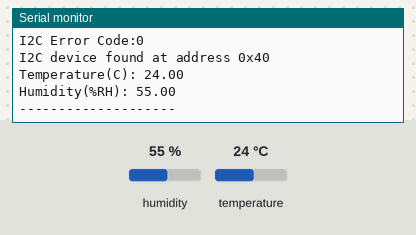
Bench run of a sketch on a simulated ESP32. On the bench: the last lines printed to the serial monitor. The inputs (shaded band) are chosen by the test bench; at power-on: humidity 55 %, temperature 24 °C. Random numbers use the default seed unless the sketch sets one.

Above: at 5.8 s.
5.9 s: humidity set to 22 %
At 11.1 s:
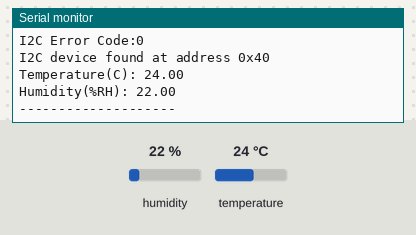
11.9 s: temperature set to 12 °C
At 16.4 s:
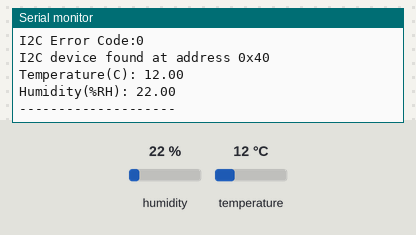
17.9 s: humidity set to 40 %
At 21.7 s:
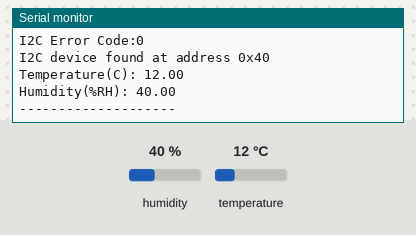
Timing chart, 0 to 23.2 s (numbered marks = the images above; inputs shaded):
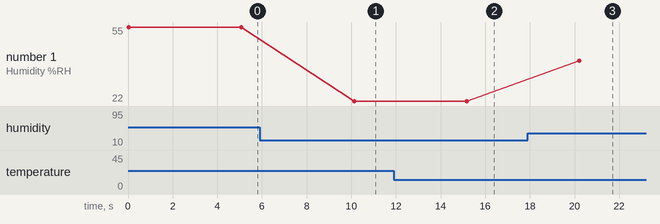

Measured:
- after the input at 5.9 s, the serial monitor: prints a new line after 4.2 s (image 1)
- after the input at 11.9 s, the serial monitor: prints a new line after 3.3 s (image 2)
- after the input at 17.9 s, the serial monitor: prints a new line after 2.3 s (image 3)
- plotted number 1: 55 → 22 after the input at 5.9 s

The sketch:

ESP32_Check_I2C.ino
```cpp
#include <Wire.h>
#include <SHT21.h>
SHT21 sht;

float t;
float h;
float p;

byte error;
byte address = 64; // SHT21 0x40

void setup() {
  Wire.begin(18,19);
  Serial.begin(115200);
  Serial.println("\nI2C Scanner");
}

void loop() {

  // Temp (SHT21)
  Wire.beginTransmission(address);
  error = Wire.endTransmission();
  Serial.print("I2C Error Code:");
  Serial.println(error);

      // Check Error Code
      if (error == 0) {
        Serial.print("I2C device found at address 0x");
        if (address<16) {
          Serial.print("0");
        }
        Serial.println(address,HEX);

        t = sht.getTemperature();
        h = sht.getHumidity();

        Serial.print("Temperature(C): ");
        Serial.println(t);
        Serial.print("Humidity(%RH): ");
        Serial.println(h);
        Serial.println("--------------------");
      }
      else if (error==1) {
        Serial.println("Please check I2C cable");
        // Random SHT21 Sensor Value for Testing
        t = random(20, 30);
        h = random(50, 100);
      }
      else if (error==2) {
        Serial.println("Please check I2C cable");
        // Random SHT21 Sensor Value for Testing
        t = random(20, 30);
        h = random(50, 100);
      }
      else if (error==3) {
        Serial.println("Please check Power cable");
        // Random SHT21 Sensor Value for Testing
        t = random(20, 30);
        h = random(50, 100);
      }
      else if (error==4) {
        Serial.print("Unknow error at address 0x");
        if (address<16) {
          Serial.print("0");
        }
        Serial.println(address,HEX);
      }


  delay(5000);
}
```
